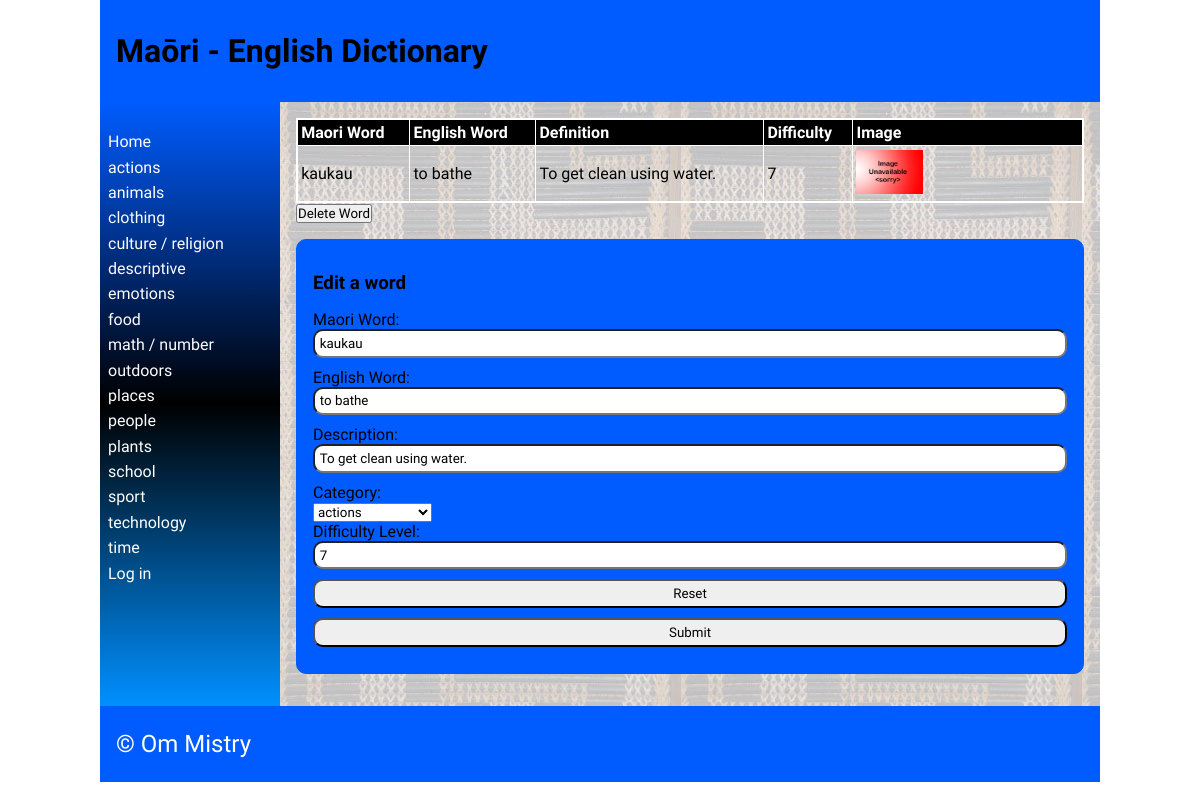
The page /detail/4 on the database its author committed.
### tables this page shows
CREATE TABLE "category"
(
	id INTEGER
		constraint category_pk
			primary key autoincrement,
	category_name varchar(69) not null
);

CREATE TABLE "words"
(
	maori varchar(69),
	english varchar(69),
	category integer,
	definition varchar(100),
	levels integer,
	images varchar(69),
	id integer
		constraint words_pk
			primary key autoincrement,
	date_added integer default 0
, user_id integer);

### app.py (the view, shortened to what this page needs)
@app.route('/detail/<word_id>', methods=["POST", "GET"])
def render_detailpage(word_id):
    print(request.method)
    con = create_connection(DB_NAME)
    query = "SELECT id, maori, english, definition, levels, images FROM words WHERE id=?"
    cur = con.cursor()
    cur.execute(query, (word_id,))
    definition = cur.fetchall()[0]
    print(word_id)
    return render_template('detail.html', definition=definition, logged_in=is_logged_in(),
                           categories=fetch_categories(),
                           deleting=intention("delete"))

### app.py (called while the page is built)
def intention(button):
    if button in request.form:
        return True
    else:
        return False

def create_connection(db_file):
    try:
        connection = sqlite3.connect(db_file)
        return connection
    except Error as e:
        print(e)
    return None

def fetch_categories():
    con = create_connection(DB_NAME)
    query = "SELECT id, category_name FROM category"
    cur = con.cursor()
    cur.execute(query)
    categories = cur.fetchall()
    con.close()
    return categories

def is_logged_in():
    if session.get("email") is None:
        print("you are not logged in")
        return False
    else:
        print("you are logged in")
        return True

### templates/detail.html (shortened to what this page needs)
{% extends 'base.html' %}
{% block heading %}Maōri - English Dictionary{% endblock %}
{% block main %}
    <table>
        <tr>
            <th>Maori Word</th>
            <th>English Word</th>
            <th>Definition</th>
            <th>Difficulty</th>
            <th>Image</th>
        </tr>
        <tr>
            <td>{{ definition[1] }}</td>
            <td>{{ definition[2] }}</td>
            <td>{{ definition[3] }}</td>
            <td>{{ definition[4] }}</td>
            <td><img style="width:30%;" src="/static/images/{{ definition[5] }}"></td>
        </tr>
    </table>
<form method="POST">
    {% if deleting %}
        <div class="form-element">Are you sure?<input type="submit" name="delete_confirm" value="Yes">/<input type="submit" value="No"></div>
    {% else %}
    <div class="form-element">
         <input type="submit" name="delete" value="Delete Word">
    </div>
    </form>
{% endif %}
        <form class="dataForm" method="POST">
            <h3>Edit a word</h3>
        <div class="form-group">
            <div class="form-label"><label for="MaoriWord">Maori Word:</label></div>
            <div class="form-element"><input type="text" name="MaoriWord" id="MaoriWord" value="{{ definition[1] }}" required></div>
        </div>
        <div class="form-group">
            <div class="form-label"><label for="EnglishWord">English Word:</label></div>
            <div class="form-element"><input type="text" name="EnglishWord" id="EnglishWord" value="{{ definition[2] }}" required></div>
        </div>
        <div class="form-group">
            <div class="form-label"><label for="Definitions">Description:</label></div>
            <div class="form-element"><input type="text" name="Definitions" id="Definitions"  value="{{ definition[3] }}" required></div>
        </div>
        <div class="form-group">
                <div class="form-label"><label for="Category">Category:</label></div>
                <div class="form-element">
                    <select name="Category" id='Category'>
                        {% for category in categories %}
                            <option value="{{ category[0] }}">{{ category[1] }}</option>
                        {% endfor %}
                    </select>
                </div>
            </div>
            <div class="form-group">
            <div class="form-label"><label for="Difficulty Level">Difficulty Level:</label></div>
            <div class="form-element"><input type="number" name="Difficulty Level" id="Difficulty Level" min="1" max="10" step="1" value="{{ definition[4] }}" required></div>
        </div>
        <div class="form-group">
            <div class="form-element"><input type="reset"></div>
        </div>
        <div class="form-group">
            <div class="form-element"><input type="submit"></div>
        </div>
    </form>
{% endblock %}

### templates/base.html (shortened to what this page needs)
<!doctype html>
<html lang="en">
<head>
   <link href="{{ url_for('static', filename='css/style.css') }}" rel="stylesheet">
</head>
<body>
   <div id="container">
      <header>
         <h1>{% block heading %}{% endblock %}</h1>
      </header>
      <nav>
         <ul>
                <li><a href="\">Home</a></li>
                {% for category in categories %}
                <li><a href="/categories/{{ category[0] }}">{{category[1]}}</a></li>
                {% endfor %}
         <li>
             {% if logged_in %}<a href="/logout">Log out</a>{% else %}
             <a href="/login">Log in</a></li>{% endif %}
         </ul>
      </nav>
      <main>
            {% block main%}{% endblock %}
        </main>
      <footer>
         <p>
            &copy; Om Mistry
         </p>
      </footer>
   </div>
</body>
</html>

### static/css/style.css (style rules this page uses)
* { font-family: Comfortaa, sans-serif; margin: 0; padding: 0; box-sizing: border-box; }
#container { display: grid; grid-template-columns: 75px auto; grid-template-areas: 'nav header' 'main main' 'footer footer'; }
header { grid-area: header; background-color: #005cff; padding: 1rem; }
nav { grid-area: nav; }
main { grid-area: main; padding: 1rem; background-color: #005cff; }
h1, h2, h3, h4 { padding: 1rem 0; font-family: 'Suez One', serif; color: #000000; text-shadow: 2px 2px 4px #005cff; }
p { padding: 0.5rem 0; }
a { color: #ffffff; }
.dataForm { margin: 1rem 0; border: 1px solid #005cff; padding: 1rem; background-color: #005cff; border-radius: 10px; }
.dataForm input, textarea { width: 100%; border-radius: 10px; padding: 0.3rem; margin-bottom: 10px; }
table { width: 100%; border: 2px solid #ffffff; border-collapse: collapse; }
th, td { border: 1px solid #ffffff; padding: 0.2rem; text-align: left; }
th { background-color: #000000; color: #ffffff; }
footer { grid-area: footer; padding: 1rem; background-color: #005cff; }
footer p { color: #ffffff; text-shadow: 2px 2px 4px #005cff; font-size: 1.5rem; }
@media only screen and (min-width: 768px) { #container { grid-template-columns: 180px auto; grid-template-areas: 'header header' 'nav main' 'footer footer'; } }
@media only screen and (min-width: 768px) { nav { background: linear-gradient(180deg, rgb(0, 92, 255) 0%, rgb(0, 0, 0) 50%, rgb(0, 144, 255) 100%); padding: 0.5rem; } }
@media only screen and (min-width: 768px) { nav ul { list-style: none; } }
@media only screen and (min-width: 768px) { nav li { padding: 0.2rem 0; } }
@media only screen and (min-width: 768px) { nav a { color: #fdfdfd; text-decoration: none; } }
@media only screen and (min-width: 768px) { main { background-image: url('static/images/poutama.jpg'); } }
@media only screen and (min-width: 1000px) { #container { width: 1000px; margin: auto; } }

### rows shown on the page
category: category_name "actions"
category: category_name "animals"
category: category_name "clothing"
category: category_name "culture / religion"
category: category_name "descriptive"
category: category_name "emotions"
category: category_name "food"
category: category_name "math / number"
category: category_name "outdoors"
category: category_name "places"
category: category_name "people"
category: category_name "plants"
category: category_name "school"
category: category_name "sport"
category: category_name "technology"
category: category_name "time"
words: maori "kaukau", english "to bathe", definition "To get clean using water.", levels "7", images (placeholder picture), MaoriWord "kaukau", EnglishWord "to bathe", Definitions "To get clean using water."

### other values the page prints
form field Category "actions"
